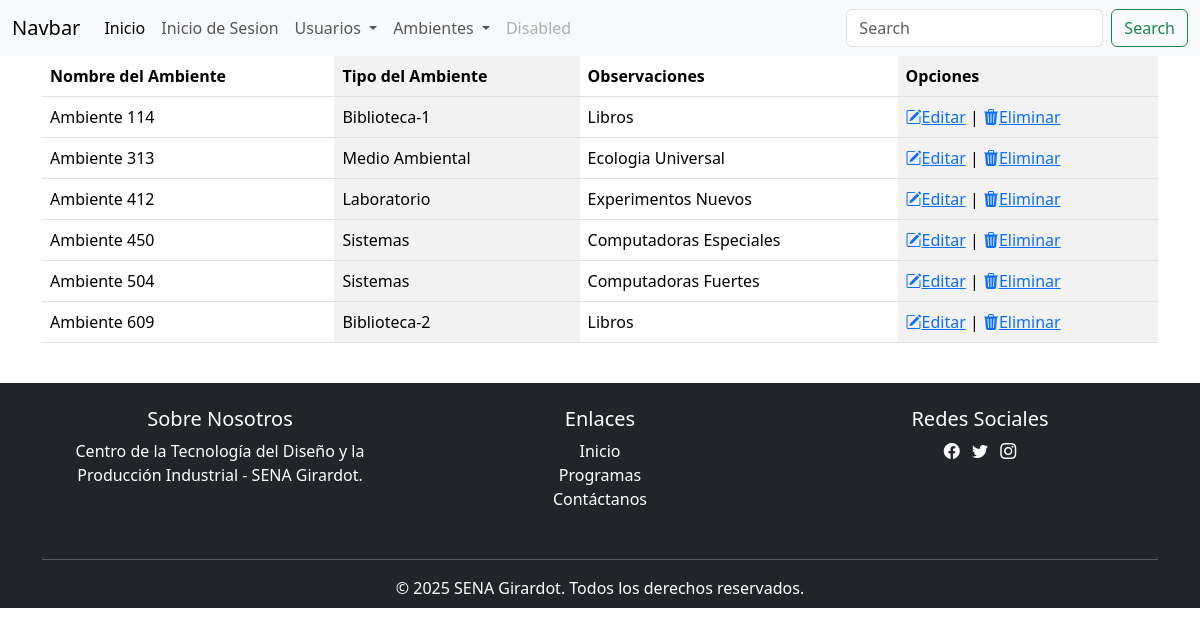
Page /ambientes/listarambientes (signed in) on the committed database.
### tables this page shows
CREATE TABLE `ambientes` (
  `id_ambiente` int NOT NULL AUTO_INCREMENT,
  `nombre_ambiente` text NOT NULL,
  `tipo_ambiente` text NOT NULL,
  `observaciones` text NOT NULL,
  PRIMARY KEY (`id_ambiente`)
);

### controllers/controlador.php (called while the page is built)
<?php
class Controlador
{
    public function cargarTemplate()
    {
        include 'views/template.php';
    }
    public function enlacesPaginasControlador()
    {
        $enlace = isset($_GET['action']) ? $_GET['action'] :'inicio';
        $carpeta = isset($_GET['dato']) ? $_GET['dato'] : null;
        $modelo = new EnlacesPaginasModelo();
        $rutaVista = $modelo->enlacesPaginas($enlace, $carpeta);
        include($rutaVista);
    }
}

### index.php (called while the page is built, shortened)
<?php
require_once 'controllers/controlador.php';
require_once 'controllers/ambientecontroller.php';
require_once 'models/ambientemodelo.php';
$controlador = new Controlador();
$controlador->cargarTemplate();

### models/ambientemodelo.php (called while the page is built, shortened)
<?php
class AmbienteModelo extends Conexion
{
    public function listarAmbientesModelo($tabla){
        $pdo = $this->conectar();
        $stmt = $pdo->prepare("SELECT id_ambiente, nombre_ambiente, tipo_ambiente, observaciones FROM $tabla ORDER BY nombre_ambiente");
        $stmt->execute();
        $resultados = $stmt->fetchAll();
        return $resultados;
    }
}

### controllers/ambientecontroller.php (called while the page is built, shortened)
<?php
class AmbienteController
{
    public function listarAmbientesControlador(){
        $ambienteModelo = new AmbienteModelo();
        $resultado = $ambienteModelo->listarAmbientesModelo('ambientes');
        return $resultado;
    }
}

### views/modules/ambientes/listarambientes.php (the view, shortened to what this page needs)
<?php
$ambienteControlador = new AmbienteController();
$datos = $ambienteControlador->listarAmbientesControlador();
?>
<div class="container">
    <table class="table table-striped-columns">
        <thead>
            <tr>
                <th scope="col">Nombre del Ambiente</th>
                <th scope="col">Tipo del Ambiente</th>
                <th scope="col">Observaciones</th>
                <th scope="col">Opciones</th>
            </tr>
        </thead>
        <tbody>
            <?php
            foreach ($datos as $ambiente) {
            ?>
                <tr>
                    <td><?php echo $ambiente['nombre_ambiente'] ?></td>
                    <td><?php echo $ambiente['tipo_ambiente'] ?></td>
                    <td><?php echo $ambiente['observaciones'] ?></td>
                    <td>
                        <a href="<?php echo BASE_URL; ?>ambientes/editarambiente/<?php echo $ambiente['id_ambiente']; ?>"><i class="bi bi-pencil-square"></i>Editar</a>
                        |
                        <a href="#" onclick="eliminarUsuario(<?php echo $usuarios['id'] ?>)"><i class="bi bi-trash3-fill"></i>Eliminar</a></td>
                </tr>
            <?php
            }
            ?>
        </tbody>
    </table>
</div>

### rows in the picture
ambientes: nombre_ambiente "Ambiente 114", tipo_ambiente "Biblioteca-1", observaciones "Libros"
ambientes: nombre_ambiente "Ambiente 313", tipo_ambiente "Medio Ambiental", observaciones "Ecologia Universal"
ambientes: nombre_ambiente "Ambiente 412", tipo_ambiente "Laboratorio", observaciones "Experimentos Nuevos"
ambientes: nombre_ambiente "Ambiente 450", tipo_ambiente "Sistemas", observaciones "Computadoras Especiales"
ambientes: nombre_ambiente "Ambiente 504", tipo_ambiente "Sistemas", observaciones "Computadoras Fuertes"
ambientes: nombre_ambiente "Ambiente 609", tipo_ambiente "Biblioteca-2", observaciones "Libros"
